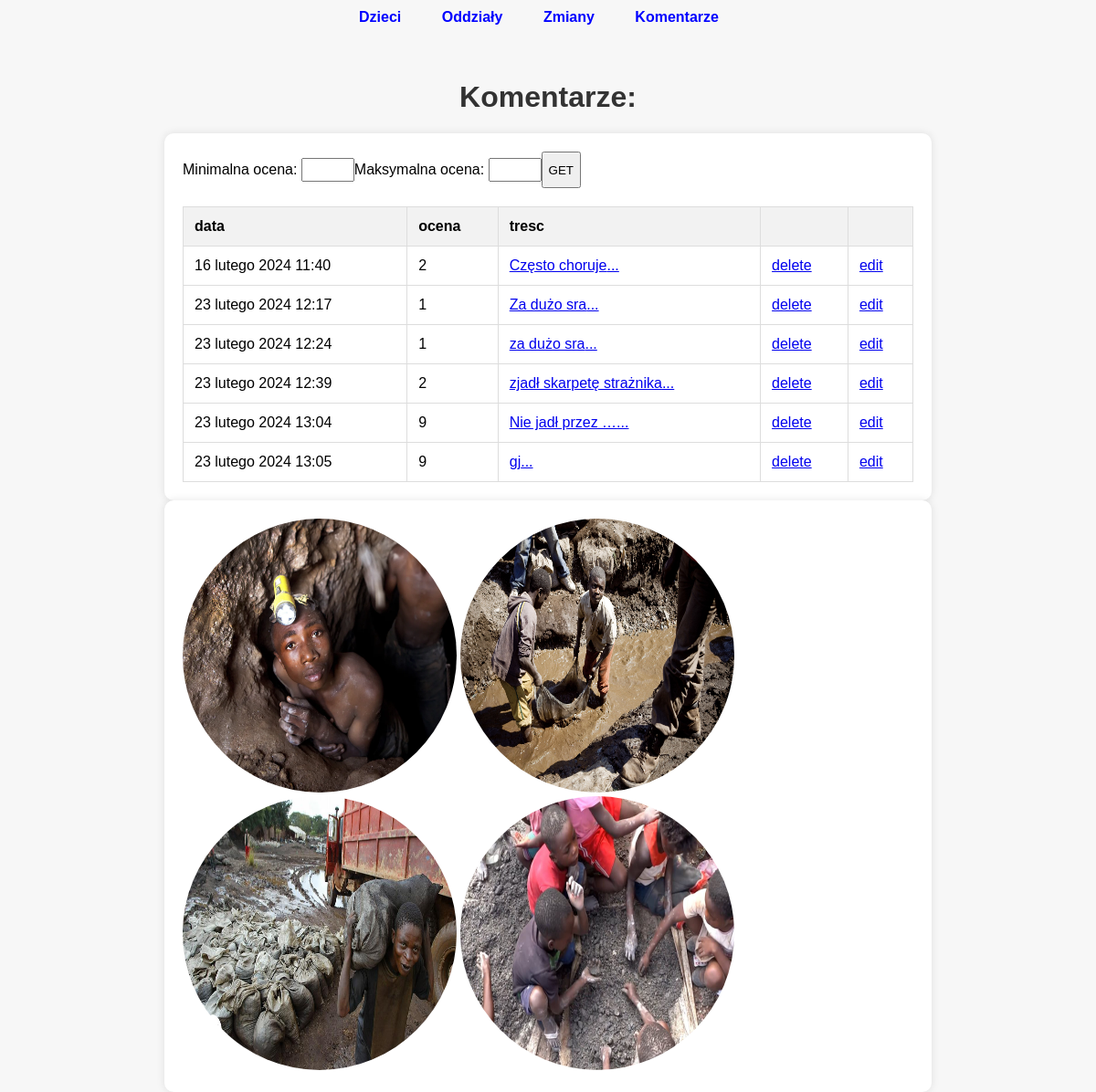
The app's page /komentarze, older data.
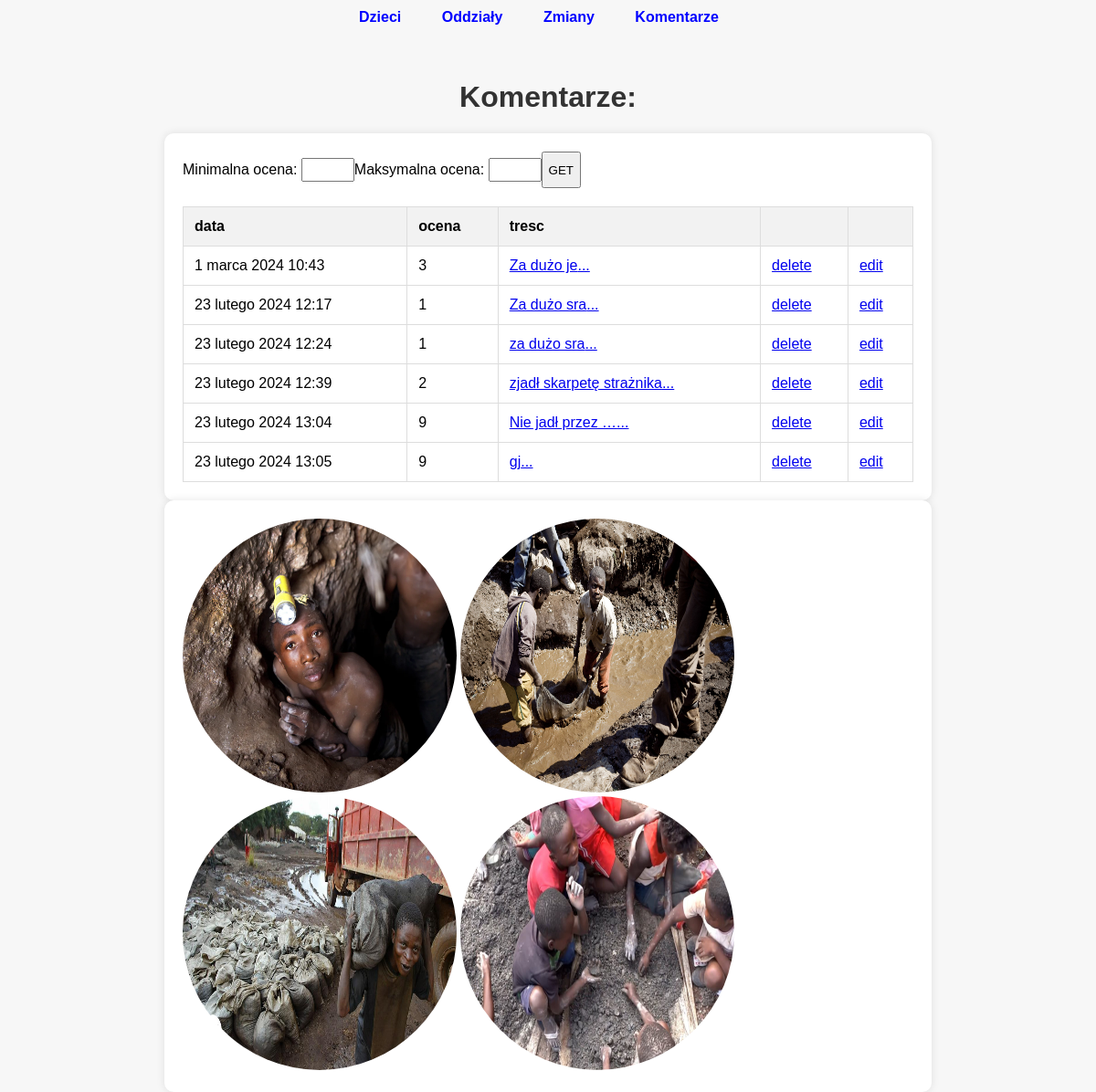
The same page, newer data.
### fabryka/models.py (models this page shows, shortened)
class Komentarz(Model):
    tresc = models.CharField(max_length=200)
    ocena = models.IntegerField()
    data = models.DateTimeField(auto_now=True)
    class Meta:
        verbose_name_plural = "Komentarze"

### fabryka/views.py (the view)
# urls.py: path('komentarze', komentarze, name="komentarze"),
def komentarze(request):
    ocena_min = request.GET.get('ocena_min')
    ocena_max = request.GET.get('ocena_max')
    komentarze = Komentarz.objects.all()
    if ocena_max and ocena_max != "":
        komentarze = komentarze.filter(ocena__lte = ocena_max )
    if ocena_min and ocena_min != "":
        komentarze = komentarze.filter(ocena__gte = ocena_min)
    context={
        'komentarze': komentarze,
    }
    return render(request, "fabryka/komentarze.html", context)

### fabryka/templates/fabryka/komentarze.html (shortened to what this page needs)
{% extends "fabryka/szablon.html" %}
{% block naglowek %}Komentarze:{% endblock %}
{% block zawartosc %}
<form action="" method="get">
  Minimalna ocena: <input type="number" name="ocena_min">
  Maksymalna ocena: <input type="number" name="ocena_max">
  <button>GET</button>
</form>
            <thead>
              <tr>
                <th>data</th>
                <th>ocena</th>
                <th>tresc</th>
                <th></th>
                <th></th>
              </tr>
            </thead>
            {% for komentarz in komentarze %}
            <tbody>
                <tr>
                  <td>{{komentarz.data}}</td>
                  <td>{{komentarz.ocena}}</td>
                  <td><a href="{% url 'komentarz' id=komentarz.id %}">{{komentarz.tresc|truncatewords:3}}...</a></td>
                  <td><a href="{% url 'komentarz_delete' id=komentarz.id %}">delete</a></td>
                  <td><a href="{% url 'komentarz_edit' id=komentarz.id %}">edit</a></td>
                </tr>
            </tbody>
            {% endfor %}
{% endblock %}

Row changes from the older to the newer data that the page shows:
removed Komentarz: data "16 lutego 2024 11:40", ocena "2", tresc "Często choruje"
added Komentarz: data "1 marca 2024 10:43", ocena "3", tresc "Za dużo je"
